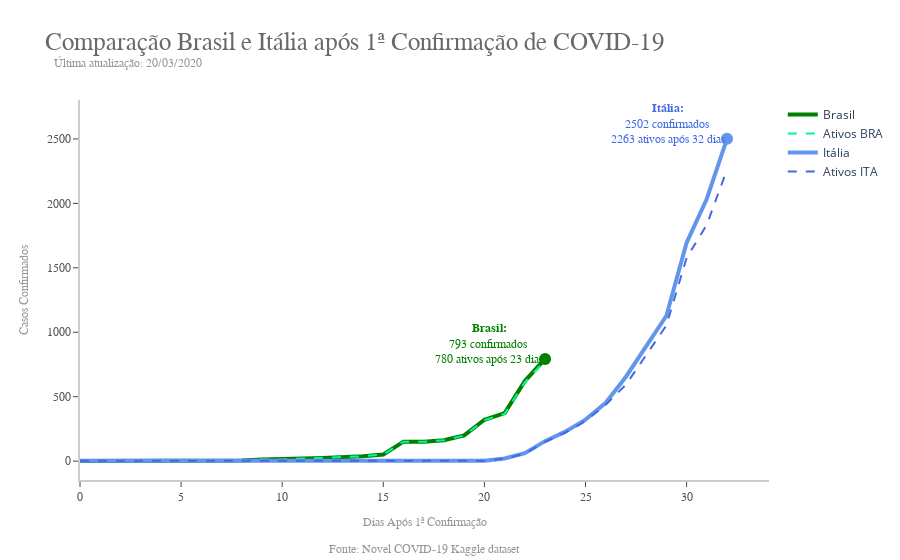

The notebook cell this image was saved under:
### Code cell
# Filtrando dados
brazil_data = corona_min_dt.query('country_region == "Brazil"')
italy_data = corona_min_dt.query('country_region == "Italy"')
usa_data = corona_min_dt.query('country_region == "US"')

# Parâmetros para visualização
min_days = min([df['days_pos_1st_obs'].max() for df in [brazil_data, italy_data, usa_data]])
offset = 10
filter_days = min_days + offset

# Visualizando crescimento de casos confirmados após primeira obs
fig = go.Figure()

# Criando traces - Brasil
trace_brazil = go.Scatter(
    x=brazil_data['days_pos_1st_obs'],
    y=brazil_data['confirmed'],
    name='Brasil',
    line=dict(
        color='green',
        width=4
    ),
    hovertemplate =
    '<b>Casos</b>: %{y}'+
    '<br><b>Dias</b>: %{x}<br>'
)
trace_brazil2 = go.Scatter(
    x=brazil_data['days_pos_1st_obs'],
    y=brazil_data['actives'],
    name='Ativos BRA',
    line=dict(
        color='mediumspringgreen',
        width=2,
        dash='dash'
    ),
    hovertemplate =
    '<b>Casos</b>: %{y}'+
    '<br><b>Dias</b>: %{x}<br>'
)
trace_brazil3 = go.Scatter(
    x=brazil_data['days_pos_1st_obs'][-1:],
    y=brazil_data['confirmed'][-1:],
    mode='markers',
    name='Brasil',
    marker=dict(
        color='green',
        size=12
    ),
    showlegend=False,
    hovertemplate =
    '<b>Casos</b>: %{y}'+
    '<br><b>Data</b>: %{x}<br>'
)

# Criando traces - Itália
trace_italy = go.Scatter(
    x=italy_data['days_pos_1st_obs'][:filter_days],
    y=italy_data['confirmed'][:filter_days],
    name='Itália',
    line=dict(
        color='cornflowerblue',
        width=4
    ),
    hovertemplate =
    '<b>Casos</b>: %{y}'+
    '<br><b>Dias</b>: %{x}<br>'
)
trace_italy2 = go.Scatter(
    x=italy_data['days_pos_1st_obs'][:filter_days],
    y=italy_data['actives'][:filter_days],
    name='Ativos ITA',
    line=dict(
        color='royalblue',
        width=2,
        dash='dash'
    ),
    hovertemplate =
    '<b>Casos</b>: %{y}'+
    '<br><b>Dias</b>: %{x}<br>'
)
trace_italy3 = go.Scatter(
    x=italy_data['days_pos_1st_obs'][:filter_days][-1:],
    y=italy_data['confirmed'][:filter_days][-1:],
    mode='markers',
    name='Itália',
    marker=dict(
        color='cornflowerblue',
        size=12
    ),
    showlegend=False,
    hovertemplate =
    '<b>Casos</b>: %{y}'+
    '<br><b>Data</b>: %{x}<br>'
)

# Adicionando linhas
fig.add_trace(trace_brazil)
fig.add_trace(trace_brazil2)
fig.add_trace(trace_brazil3)
fig.add_trace(trace_italy)
fig.add_trace(trace_italy2)
fig.add_trace(trace_italy3)

# Formatando layout da plotagem
fig.update_layout(
    
    # Eixo x
    xaxis=dict(
        showline=True,
        showgrid=False,
        showticklabels=True,
        linecolor='rgb(204, 204, 204)',
        linewidth=2,
        ticks='outside',
        tickfont=dict(
            family='Raleway, sans-serif',
            size=12,
            color='rgb(82, 82, 82)',
        ),
    ),
    
    # Eixo y
    yaxis=dict(
        showgrid=True,
        zeroline=True,
        showline=True,
        showticklabels=True,
        linecolor='rgb(204, 204, 204)',
        linewidth=2,
        ticks='outside',
        tickfont=dict(
            family='Raleway, sans-serif',
            size=12,
            color='rgb(82, 82, 82)',
        ),
    ),
    
    
    showlegend=True,
    plot_bgcolor='white',
    
    # Título do gráfico
    title=dict(
        text='Comparação Brasil e Itália após 1ª Confirmação de COVID-19',
        font=dict(
            family='Franklin Gothic',
            size=25,
            color='dimgrey'
        )
    ),
    
    # Título do eixo y
    yaxis_title=dict(
        text='Casos Confirmados',
        font=dict(
            family='Raleway, sans-serif',
            size=12,
            color='rgb(150,150,150)'
        )
    ),
    
    # Título do eixo x
    xaxis_title=dict(
        text='Dias Após 1ª Confirmação',
        font=dict(
            family='Raleway, sans-serif',
            size=12,
            color='rgb(150,150,150)'
        )
    )
)

# Criando anotações
annotations = []
ref_data = df_corona['last_update'].max()

# Data de referência
annotations.append(
    dict(
        xref='paper', 
        yref='paper', 
        x=-0.04, 
        y=1.12,
        xanchor='left', 
        yanchor='top',
        text=f'Última atualização: {ref_data.strftime("%d/%m/%Y")}',
        font=dict(
            family='Raleway, sans-serif',
            size=12,
            color='rgb(150,150,150)'
        ),
        showarrow=False
    )
)

# Fonte dos dados
annotations.append(
    dict(
        xref='paper', 
        yref='paper', 
        x=0.5, 
        y=-0.16,
        xanchor='center', 
        yanchor='top',
        text='Fonte: <a href=https://www.kaggle.com/sudalairajkumar/novel-corona-virus-2019-dataset>' +
                                   'Novel COVID-19 Kaggle dataset</a>',
        font=dict(
            family='Raleway, sans-serif',
            size=12,
            color='rgb(150,150,150)'
        ),
        showarrow=False
    )
)

# Últimas informações sobre o Brasil
br_ult_dia = int(brazil_data['days_pos_1st_obs'][-1:].values[0])
br_ult_conf = int(brazil_data['confirmed'][-1:].values[0])
br_ult_ativ = int(brazil_data["actives"][-1:].values[0])
annotations.append(
    dict(
        xref='x', 
        yref='y', 
        x=br_ult_dia,
        y=br_ult_conf+300,
        xanchor='right', 
        yanchor='top',
        text=f'<b>Brasil:</b><br>' + 
             f'{br_ult_conf} confirmados <br>' + 
             f'{br_ult_ativ} ativos após {br_ult_dia} dias',
        font=dict(
            family='Raleway, sans-serif',
            size=12,
            color='green'
        ),
        showarrow=False
    )
)

# Últimas informações sobre o Brasil
ita_ult_dia = int(italy_data['days_pos_1st_obs'][:filter_days][-1:].values[0])
ita_ult_conf = int(italy_data['confirmed'][:filter_days][-1:].values[0])
ita_ult_ativ = int(italy_data["actives"][:filter_days][-1:].values[0])
annotations.append(
    dict(
        xref='x', 
        yref='y', 
        x=ita_ult_dia,
        y=ita_ult_conf+300,
        xanchor='right', 
        yanchor='top',
        text=f'<b>Itália:</b><br>' + 
             f'{ita_ult_conf} confirmados <br>' + 
             f'{ita_ult_ativ} ativos após {ita_ult_dia} dias',
        font=dict(
            family='Raleway, sans-serif',
            size=12,
            color='royalblue'
        ),
        showarrow=False
    )
)
 
fig.update_layout(annotations=annotations)
fig.show()

### Figure 1 — Plotly figure (JSON) as saved in the notebook; plotly's stock layout.template omitted (floating-point values rounded to 4 significant figures)
{"data": [{"hovertemplate": "<b>Casos</b>: %{y}<br><b>Dias</b>: %{x}<br>", "line": {"color": "green", "width": 4}, "name": "Brasil", "type": "scatter", "x": [0, 1, 2, 3, 4, 5, 6, 7, 8, 9, 10, 11, 12, 13, 14, 15, 16, 17, 18, 19, 20, 21, 22, 23], "y": [1, 1, 1, 2, 2, 2, 2, 4, 4, 13, 13, 20, 25, 31, 38, 52, 151, 151, 162, 200, 321, 372, 621, 793]}, {"hovertemplate": "<b>Casos</b>: %{y}<br><b>Dias</b>: %{x}<br>", "line": {"color": "mediumspringgreen", "dash": "dash", "width": 2}, "name": "Ativos BRA", "type": "scatter", "x": [0, 1, 2, 3, 4, 5, 6, 7, 8, 9, 10, 11, 12, 13, 14, 15, 16, 17, 18, 19, 20, 21, 22, 23], "y": [1, 1, 1, 2, 2, 2, 2, 4, 4, 13, 13, 20, 25, 31, 38, 52, 151, 151, 162, 199, 318, 367, 613, 780]}, {"hovertemplate": "<b>Casos</b>: %{y}<br><b>Data</b>: %{x}<br>", "marker": {"color": "green", "size": 12}, "mode": "markers", "name": "Brasil", "showlegend": false, "type": "scatter", "x": [23], "y": [793]}, {"hovertemplate": "<b>Casos</b>: %{y}<br><b>Dias</b>: %{x}<br>", "line": {"color": "cornflowerblue", "width": 4}, "name": "Itália", "type": "scatter", "x": [0, 1, 2, 3, 4, 5, 6, 7, 8, 9, 10, 11, 12, 13, 14, 15, 16, 17, 18, 19, 20, 21, 22, 23, 24, 25, 26, 27, 28, 29, 30, 31, 32], "y": [2, 2, 2, 2, 2, 2, 2, 3, 3, 3, 3, 3, 3, 3, 3, 3, 3, 3, 3, 3, 3, 20, 62, 155, 229, 322, 453, 655, 888, 1128, 1694, 2036, 2502]}, {"hovertemplate": "<b>Casos</b>: %{y}<br><b>Dias</b>: %{x}<br>", "line": {"color": "royalblue", "dash": "dash", "width": 2}, "name": "Ativos ITA", "type": "scatter", "x": [0, 1, 2, 3, 4, 5, 6, 7, 8, 9, 10, 11, 12, 13, 14, 15, 16, 17, 18, 19, 20, 21, 22, 23, 24, 25, 26, 27, 28, 29, 30, 31, 32], "y": [2, 2, 2, 2, 2, 2, 2, 3, 3, 3, 3, 3, 3, 3, 3, 3, 3, 3, 3, 3, 3, 19, 59, 150, 221, 311, 438, 593, 821, 1053, 1577, 1835, 2263]}, {"hovertemplate": "<b>Casos</b>: %{y}<br><b>Data</b>: %{x}<br>", "marker": {"color": "cornflowerblue", "size": 12}, "mode": "markers", "name": "Itália", "showlegend": false, "type": "scatter", "x": [32], "y": [2502]}], "layout": {"annotations": [{"font": {"color": "rgb(150,150,150)", "family": "Raleway, sans-serif", "size": 12}, "showarrow": false, "text": "Última atualização: 20/03/2020", "x": -0.04, "xanchor": "left", "xref": "paper", "y": 1.12, "yanchor": "top", "yref": "paper"}, {"font": {"color": "rgb(150,150,150)", "family": "Raleway, sans-serif", "size": 12}, "showarrow": false, "text": "Fonte: <a href=https://www.kaggle.com/sudalairajkumar/novel-corona-virus-2019-dataset>Novel COVID-19 Kaggle dataset</a>", "x": 0.5, "xanchor": "center", "xref": "paper", "y": -0.16, "yanchor": "top", "yref": "paper"}, {"font": {"color": "green", "family": "Raleway, sans-serif", "size": 12}, "showarrow": false, "text": "<b>Brasil:</b><br>793 confirmados <br>780 ativos após 23 dias", "x": 23, "xanchor": "right", "xref": "x", "y": 1093, "yanchor": "top", "yref": "y"}, {"font": {"color": "royalblue", "family": "Raleway, sans-serif", "size": 12}, "showarrow": false, "text": "<b>Itália:</b><br>2502 confirmados <br>2263 ativos após 32 dias", "x": 32, "xanchor": "right", "xref": "x", "y": 2802, "yanchor": "top", "yref": "y"}], "plot_bgcolor": "white", "showlegend": true, "title": {"font": {"color": "dimgrey", "family": "Franklin Gothic", "size": 25}, "text": "Comparação Brasil e Itália após 1ª Confirmação de COVID-19"}, "xaxis": {"linecolor": "rgb(204, 204, 204)", "linewidth": 2, "showgrid": false, "showline": true, "showticklabels": true, "tickfont": {"color": "rgb(82, 82, 82)", "family": "Raleway, sans-serif", "size": 12}, "ticks": "outside", "title": {"font": {"color": "rgb(150,150,150)", "family": "Raleway, sans-serif", "size": 12}, "text": "Dias Após 1ª Confirmação"}}, "yaxis": {"linecolor": "rgb(204, 204, 204)", "linewidth": 2, "showgrid": true, "showline": true, "showticklabels": true, "tickfont": {"color": "rgb(82, 82, 82)", "family": "Raleway, sans-serif", "size": 12}, "ticks": "outside", "title": {"font": {"color": "rgb(150,150,150)", "family": "Raleway, sans-serif", "size": 12}, "text": "Casos Confirmados"}, "zeroline": true}}}
